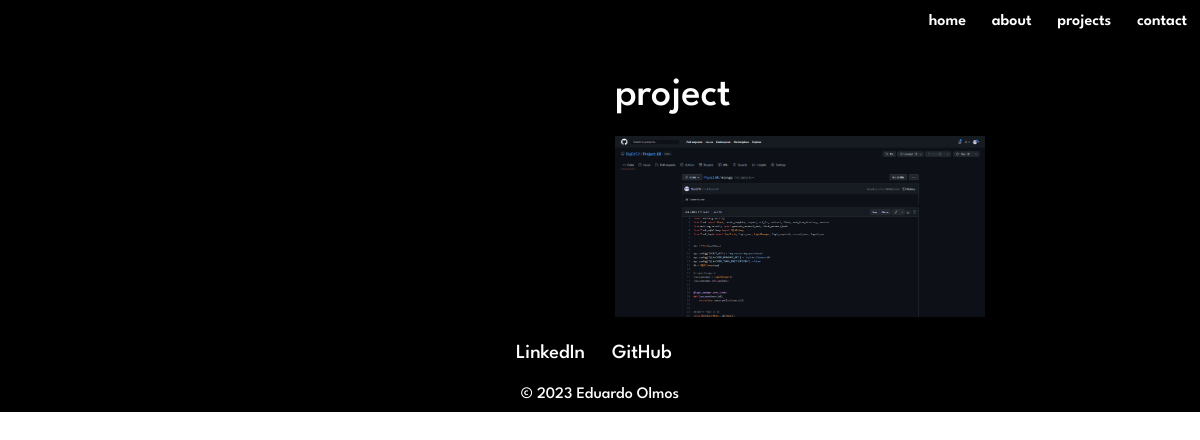
The app's page /projects/68, older data.
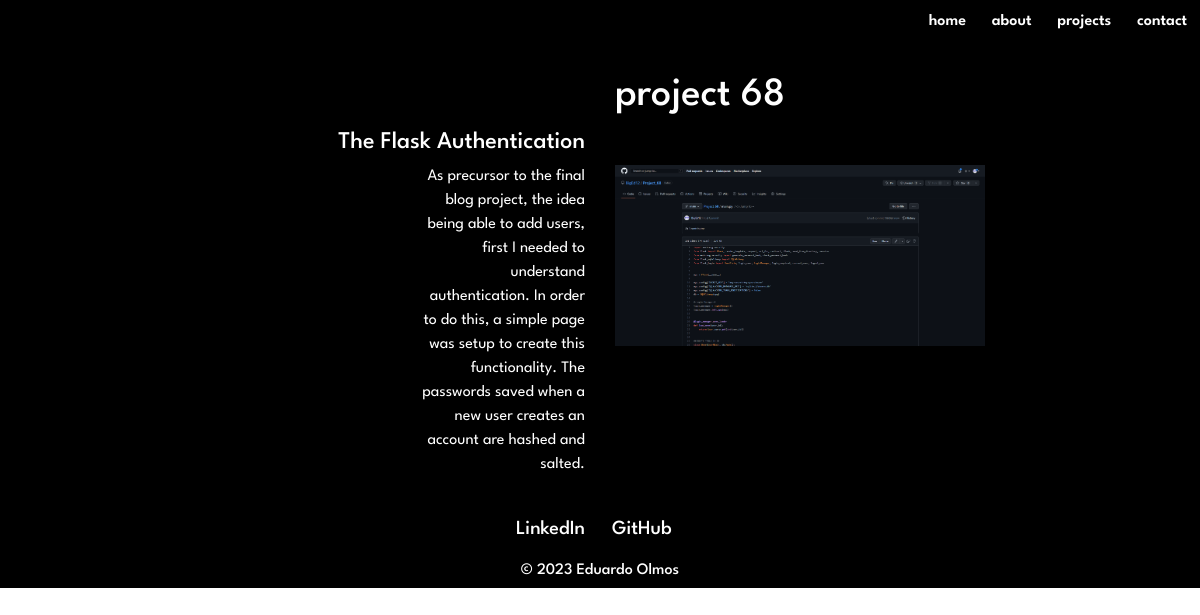
The same page, newer data.
### main.py (models this page shows)
    class ProjectEntry(db.Model):
        id = db.Column(db.Integer, primary_key=True)
        project_number = db.Column(db.Integer, unique=True, nullable=False)
        project_level = db.Column(db.String(200), nullable=False)
        course = db.Column(db.String(200), nullable=False)
        course_provider = db.Column(db.String(200), nullable=False)
        project_name = db.Column(db.String(200), nullable=False)
        project_description = db.Column(db.String(500), nullable=False)
        topics = db.Column(db.String(300))

### main.py (the view)
@app.route("/projects/<int:project_num>", methods=["POST", "GET"])
def show_projects(project_num):
    requested_project = ProjectEntry.query.filter_by(project_number=project_num).first()
    image = f'img/projects/project_{project_num}_img.png'
    return render_template("individual_project.html", project=requested_project,  project_num=project_num, image=image, year=year)

### templates/individual_project.html (shortened to what this page needs)
{% include "header.html" %}
<body>
    <section id="individual-projects-page">
        <div class="container-fluid">
            <div class="row">
                <div class="col-xl-6 col-lg-6 col-md-6 col-sm-3 col-3"></div>
                <div class="individual-project-number col-xl-6 col-lg-6 col-md-6 col-sm-6 col-6">
                    <h1>project {{ project.project_number }}</h1>
                </div>
            </div>
            <div class="row">
                <div class="col-xl-2 col-lg-2 col-md-2 col-sm-3 col-3"></div>
                <div class="col-xl-4 col-lg-4 col-md-4 col-sm-6 col-6">
                    <h4 class="individual-project-title">{{ project.project_name }}</h4>
                </div>
            </div>
            <div class="row">
                <div class="col-xl-4 col-lg-4 col-md-2 col-sm-3 col-3"></div>
                <div class="col-xl-2 col-lg-2 col-md-4 col-sm-6 col-6">
                    <p class="individual-project-description">{{ project.project_description }}</p>
                </div>
                <div class="col-xl-4 col-lg-4 col-md-4 col-sm-6 col-6 offset-sm-3 offset-md-0 offset-3">
                    <a href="https://github.com/BigEd12/Project_{{ project_num }}" target="_blank">
                        <div class="img-wrap">
                            <img class="individual-project-image" src="{{ url_for('static', filename=image) }}">
                        </div>
                    </a>
                </div>
                </div>
            </div>
    </section>
</body>
{% include "footer.html" %}

Row changes from the older to the newer data that the page shows:
added ProjectEntry: project_number "68", project_name "The Flask Authentication", project_description "As precursor to the final blog project, the idea being able to add users, first I needed to understand authentication. In order to do this, a simple page was setup to create this functionality. The passwords saved when a new user creates an account are hashed and salted."
